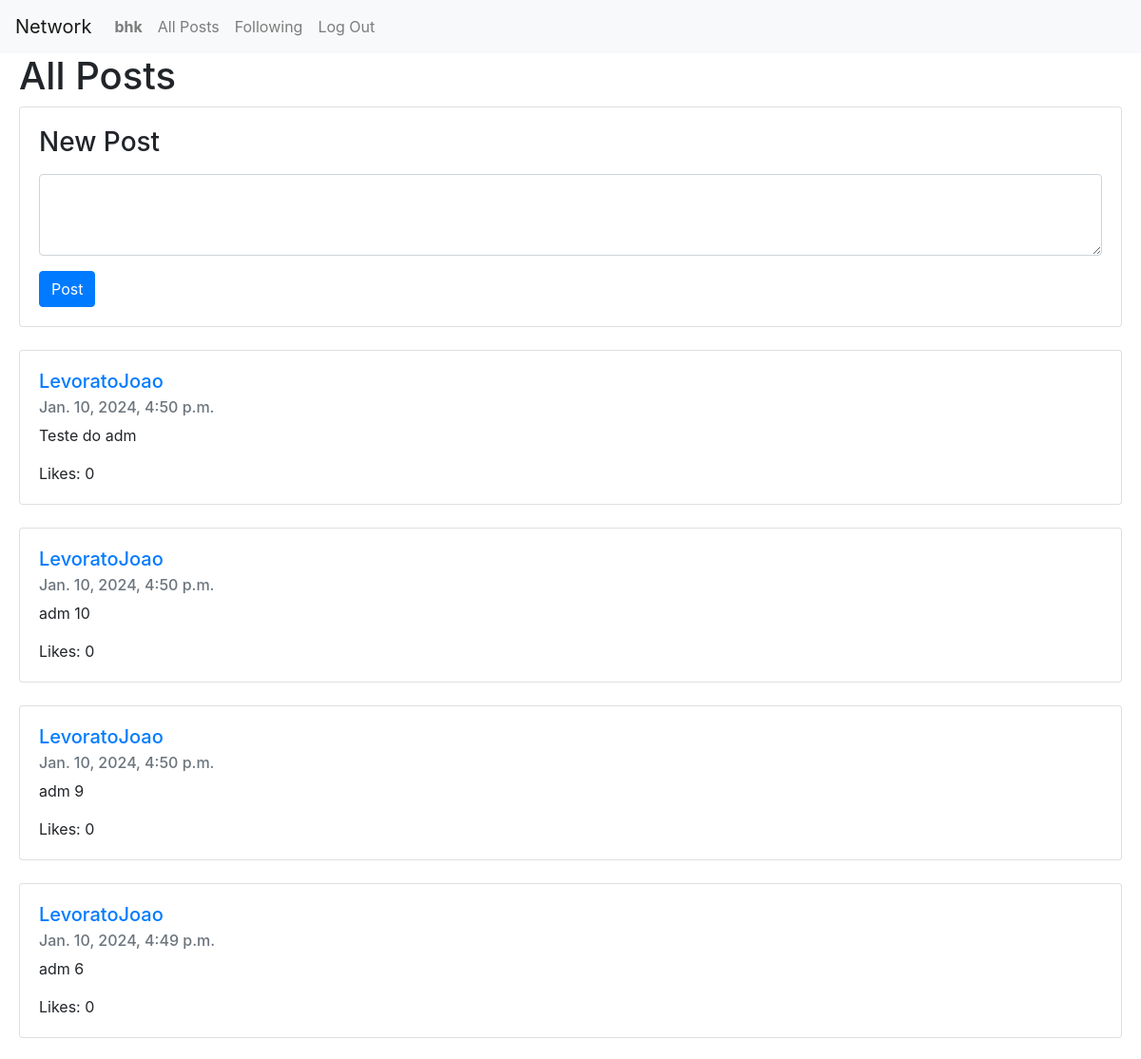
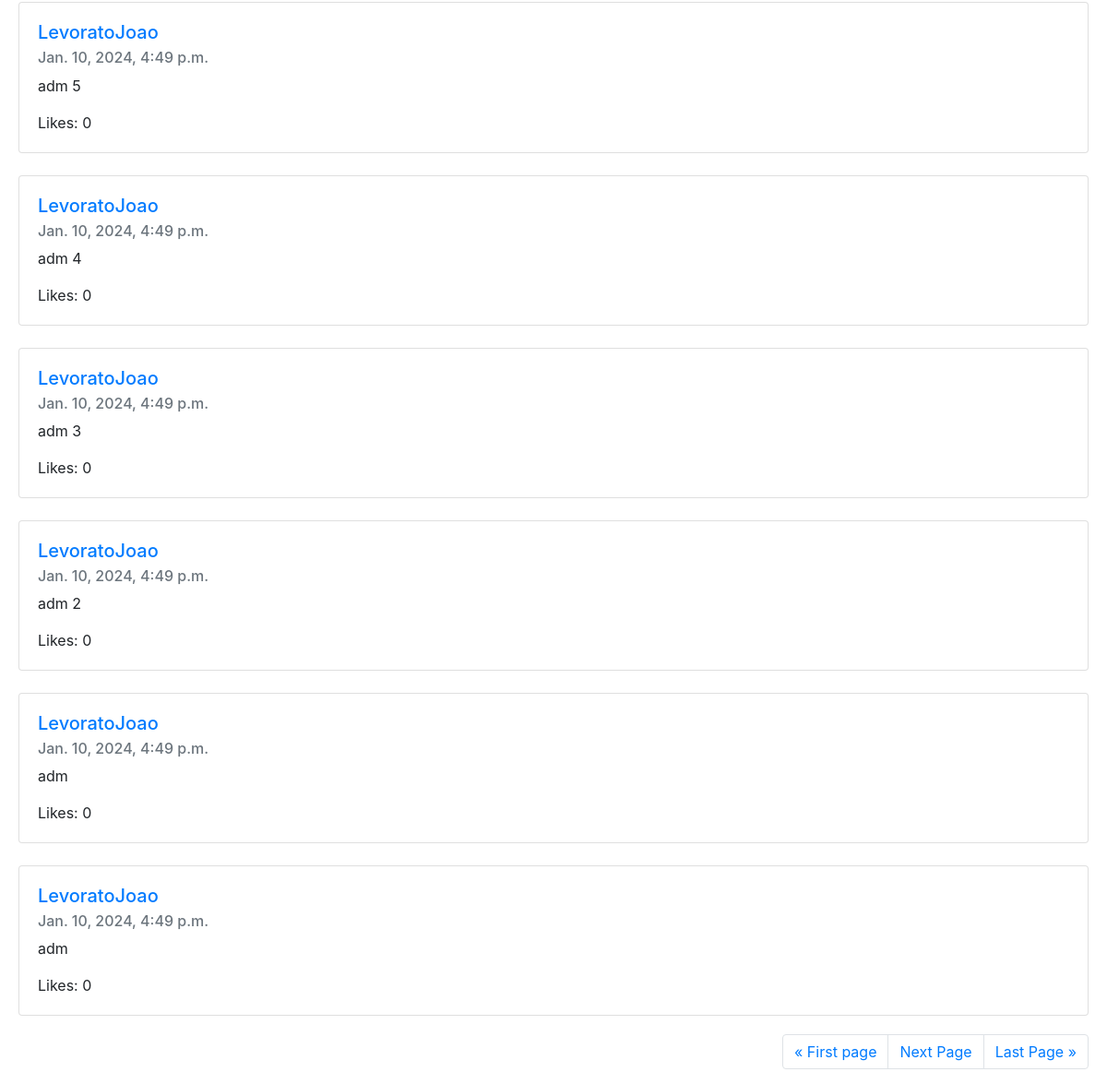
Screenshot of / (signed in) with the database file from the repository (2 pictures, top to bottom).
### network/models.py (models this page shows, shortened)
class User(AbstractUser):
    pass

class Posts(models.Model):
    poster = models.ForeignKey(User, on_delete=models.CASCADE, blank=True, related_name="poster")
    content = models.TextField(max_length=500)
    creationDate = models.DateTimeField(auto_now_add=True, null=True, blank=True)
    likes = models.ManyToManyField(User, blank=True, null=True, related_name="likes")

### network/views.py (the view)
# urls.py: path("", views.index, name="index"),
def index(request):
    posts = Posts.objects.order_by("-creationDate").all()
    paginator = Paginator(posts, 10)
    page_number = request.GET.get("page", 1)
    page_obj = paginator.get_page(page_number)
    return render(request, "network/index.html", {
        "posts": page_obj
    })

### network/templates/network/index.html (shortened to what this page needs)
{% extends 'network/layout.html' %}
{% block body %}
    <h1 style="margin-left: 20px;">All Posts</h1>
    {% if user.is_authenticated %}
        <div class="posts" style="margin-left: 20px; margin-right: 20px;">
            <div class="card">
                <div class="card-body">
                    <form action="{% url 'create' %}" method="post">
                        <div class="form-group" id="createPost-form">
                            <h3><label for="new-post">New Post</label></h3>
                            <textarea class="form-control" id="new-post" name="content" rows="3"></textarea>
                        </div>
                        <input class="btn btn-primary" type="submit" id="post-button" value="Post">
                    </form>
                </div>
            </div>
        </div>
    {% endif %}
    <div id="posts" style="margin-left: 20px; margin-right: 20px;">
        {% for post in posts %}
        <br>
        <div class="card">
            <div class="card-body">
                <a id="profile" href="{% url 'profile' post.poster.username %}" class="card-link"><h5 class="card-title">{{ post.poster }}</h5></a>
                <h6 class="card-subtitle mb-2 text-muted">{{ post.creationDate }}</h6>
                <p class="card-text">{{ post.content }}</p>
                <p class="card-text">Likes: {{ post.lokes|length }}</p>
            </div>
        </div>
        {% endfor %}
    </div>
    <div id="pag-div" style="margin-right: 20px; margin-top: 20px;">
        <nav aria-label="Page navigation example">
            <ul class="pagination justify-content-end">
                <li class="page-item"><a class="page-link" href="?page=1">&laquo; First page</a></li>
                {% if posts.has_next %}
                    <li class="page-item"><a class="page-link" href="?page={{ posts.next_page_number }}">Next Page</a></li>
                {% endif %}
                <li class="page-item"><a class="page-link" href="?page={{ posts.paginator.num_pages }}">Last Page &raquo;</a></li>
            </ul>
        </nav>
    </div>
{% endblock %}

### network/templates/network/layout.html (shortened to what this page needs)
{% load static %}
<!DOCTYPE html>
<html lang="en">
    <head>
        <link rel="stylesheet" href="https://stackpath.bootstrapcdn.com/bootstrap/4.4.1/css/bootstrap.min.css">
        <link href="{% static 'network/styles.css' %}" rel="stylesheet">
    </head>
    <body>
        <nav class="navbar navbar-expand-lg navbar-light bg-light">
            <a class="navbar-brand" href="{% url 'index' %}">Network</a>
            <div>
              <ul class="navbar-nav mr-auto">
                {% if user.is_authenticated %}
                    <li class="nav-item">
                        <a class="nav-link" href="#"><strong>{{ user.username }}</strong></a>
                    </li>
                {% endif %}
                <li class="nav-item">
                  <a class="nav-link" href="{% url 'index' %}">All Posts</a>
                </li>
                {% if user.is_authenticated %}
                    <li class="nav-item">
                        <a class="nav-link" href="{% url 'following' user.username %}">Following</a>
                    </li>
                    <li class="nav-item">
                        <a class="nav-link" href="{% url 'logout' %}">Log Out</a>
                    </li>
                {% endif %}
              </ul>
            </div>
          </nav>
        <div class="body">
            {% block body %}
            {% endblock %}
        </div>
    </body>
</html>

### network/static/network/styles.css (style rules this page uses)
#posts { margin-left: 20px; margin-right: 20px; }
#pag-div { margin-right: 20px; margin-top: 20px; }

### rows the page displays
User: username "bhk"
Posts: poster "LevoratoJoao", creationDate "Jan. 10, 2024, 4:50 p.m.", content "Teste do adm", lokes|length "0"
Posts: poster "LevoratoJoao", creationDate "Jan. 10, 2024, 4:50 p.m.", content "adm 10", lokes|length "0"
Posts: poster "LevoratoJoao", creationDate "Jan. 10, 2024, 4:50 p.m.", content "adm 9", lokes|length "0"
Posts: poster "LevoratoJoao", creationDate "Jan. 10, 2024, 4:49 p.m.", content "adm 6", lokes|length "0"
Posts: poster "LevoratoJoao", creationDate "Jan. 10, 2024, 4:49 p.m.", content "adm 5", lokes|length "0"
Posts: poster "LevoratoJoao", creationDate "Jan. 10, 2024, 4:49 p.m.", content "adm 4", lokes|length "0"
Posts: poster "LevoratoJoao", creationDate "Jan. 10, 2024, 4:49 p.m.", content "adm 3", lokes|length "0"
Posts: poster "LevoratoJoao", creationDate "Jan. 10, 2024, 4:49 p.m.", content "adm 2", lokes|length "0"
Posts: poster "LevoratoJoao", creationDate "Jan. 10, 2024, 4:49 p.m.", content "adm", lokes|length "0"
Posts: poster "LevoratoJoao", creationDate "Jan. 10, 2024, 4:49 p.m.", content "adm", lokes|length "0"
